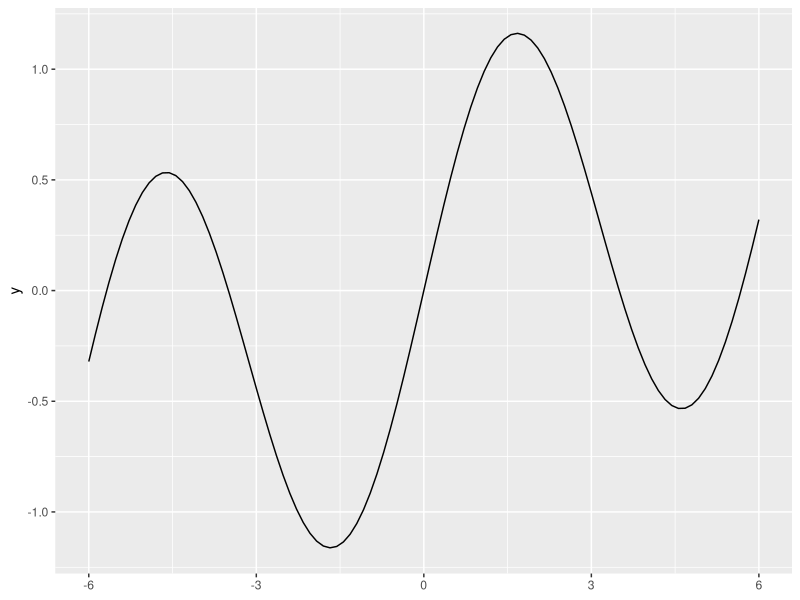
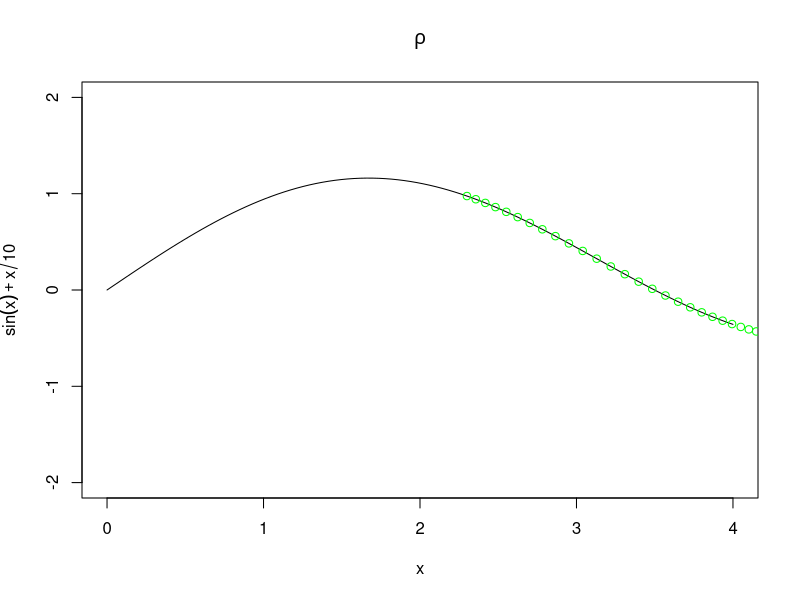
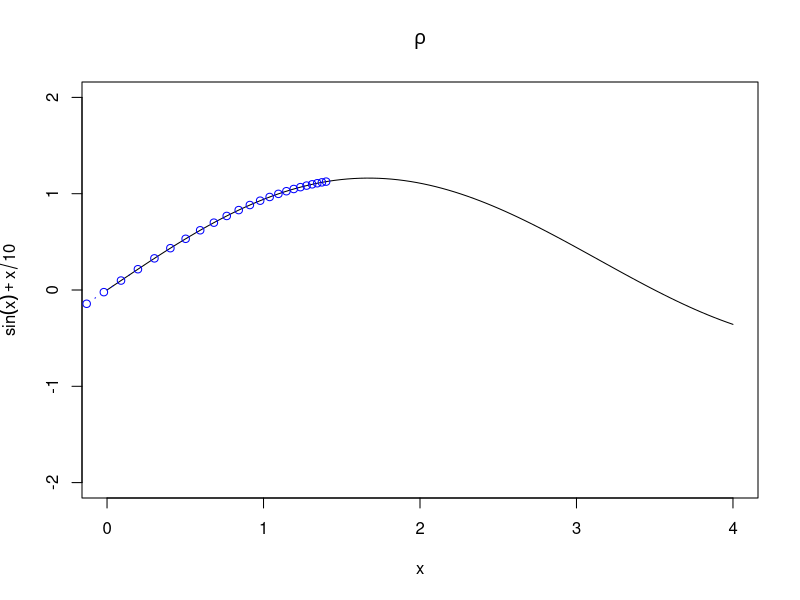

Reproduce these figures in R, in order.
## ---- chunk 1
knitr::opts_chunk$set(echo = TRUE)
## ---- chunk 2
library(ggplot2)
eq <- function(x){sin(x) + x/10}
base <- ggplot() + xlim(-6,6)
base + geom_function(fun = eq)
## ---- chunk 3
f = expression(sin(x) + x/10)
D(f,'x')
## ---- chunk 4
library(dplyr)
library(magrittr)
cost <- function(x){cos(x) + 1/10}
# gradient descent implementation
grad <- function(x = 2.3, rho = 0.1, j = 1000){
  xtrace <- x
  ftrace <- f(x)
  
  for (i in 1:j){
    x <- x - rho * cost(x)
    
    xtrace <- c(xtrace, x)
    ftrace <- c(ftrace, f(x))
  }
  data.frame("x" = xtrace, "f_x" = ftrace)
}
# plot the function
xs <- seq(0,4,len = 100) # create some values
# define the function we want to optimize
f <- function(x){
  sin(x) + x/10
}
create_plot <- function(title){
  plot(
    ylim = c(-2,2),
    x = xs,
    y = f(xs),
    type = "l",
    ylab = expression(sin(x) + x/10),
    xlab = "x",
    main = title
  )
}
# plot with gradient descent algorithm
create_plot(expression(rho))

with(
  rho_too_low <- grad(
    x = 2.3, # initialization of x
    rho = 0.1, # learning rate
    j = 100 # iterations
  ),
  points(
    x,
    f_x,
    type = "b",
    col = "green"
  )
)
## ---- chunk 5
grad_1 <- function(x = 1.4, rho = 0.1, j = 1000){
  xtrace <- x
  ftrace <- f(x)
  
  for (i in 1:j){
    x <- x - rho * cost(x)
    
    xtrace <- c(xtrace, x)
    ftrace <- c(ftrace, f(x))
  }
  data.frame("x" = xtrace, "f_x" = ftrace)
}

create_plot(expression(rho))

with(
  rho_too_low <- grad_1(
    x = 1.4, # initialization of x
    rho = 0.1, # learning rate
    j = 100 # iterations
  ),
  points(
    x,
    f_x,
    type = "b",
    col = "blue"
  )
)
